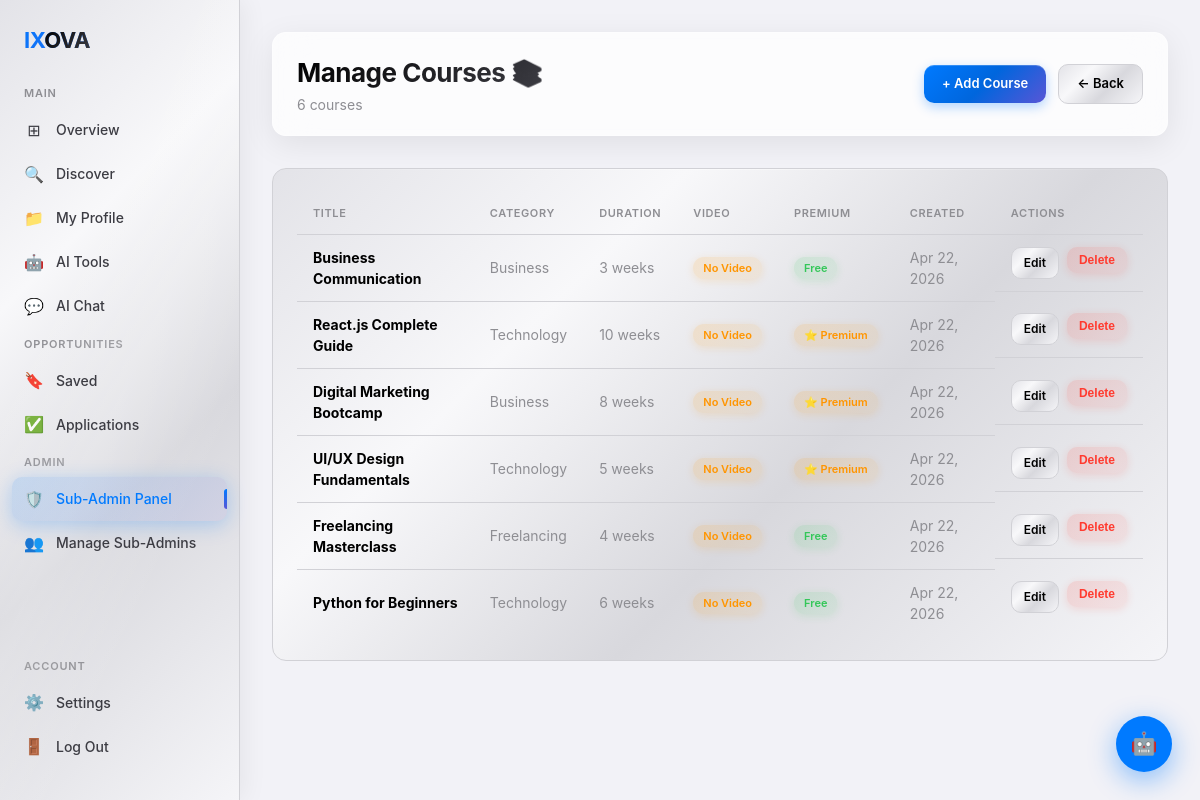
/subadmin/courses/ (signed in), run on the app's committed database.
### core/models.py (models this page shows, shortened)
class Course(models.Model):
    CATEGORY_CHOICES = [
        ('tech', 'Technology'),
        ('business', 'Business'),
        ('freelancing', 'Freelancing'),
    ]
    title = models.CharField(max_length=200)
    description = models.TextField()
    category = models.CharField(max_length=20, choices=CATEGORY_CHOICES)
    duration = models.CharField(max_length=50)
    thumbnail = models.ImageField(upload_to='courses/', blank=True, null=True)
    video = models.FileField(upload_to='course_videos/', blank=True, null=True)
    created_at = models.DateTimeField(auto_now_add=True)
    is_premium = models.BooleanField(default=False)

### core/views.py (the view)
# urls.py: path('subadmin/courses/', views.subadmin_courses, name='subadmin_courses'),
@subadmin_required('can_manage_courses')
def subadmin_courses(request):
    courses = Course.objects.order_by('-created_at')
    return render(request, 'subadmin/courses.html', {'courses': courses})

### core/views.py (called while the page is built, shortened)
def subadmin_required(perm=None):
    def decorator(view_func):
        @wraps(view_func)
        def wrapper(request, *args, **kwargs):
            if not request.user.is_authenticated:
                return redirect('login')
            if request.user.is_superuser:
                return view_func(request, *args, **kwargs)
        return wrapper
    return decorator

### templates/subadmin/courses.html (shortened to what this page needs)
{% extends 'base.html' %}
{% block content %}
<div class="topbar">
  <div class="topbar-greeting">
    <h1>Manage Courses 📚</h1>
    <p>{{ courses.count }} course{{ courses.count|pluralize }}</p>
  </div>
  <div class="topbar-actions">
    <a href="{% url 'subadmin_add_course' %}" class="btn btn-primary">+ Add Course</a>
    <a href="{% url 'subadmin_dashboard' %}" class="btn btn-secondary">← Back</a>
  </div>
</div>
<div class="card fade-up table-wrap">
  <table class="sa-table">
    <thead>
      <tr>
        <th>Title</th>
        <th>Category</th>
        <th>Duration</th>
        <th>Video</th>
        <th>Premium</th>
        <th>Created</th>
        <th>Actions</th>
      </tr>
    </thead>
    <tbody>
      {% for course in courses %}
      <tr>
        <td><strong>{{ course.title }}</strong></td>
        <td style="color:var(--text-3)">{{ course.get_category_display }}</td>
        <td style="color:var(--text-3)">{{ course.duration }}</td>
        <td>
          {% if course.video %}
            <span class="badge badge-green">🎬 Uploaded</span>
          {% else %}
            <span class="badge badge-orange">No Video</span>
          {% endif %}
        </td>
        <td>
          {% if course.is_premium %}
            <span class="badge badge-orange">⭐ Premium</span>
          {% else %}
            <span class="badge badge-green">Free</span>
          {% endif %}
        </td>
        <td style="color:var(--text-3)">{{ course.created_at|date:"M d, Y" }}</td>
        <td style="display:flex;gap:8px">
          <a href="{% url 'subadmin_edit_course' course.pk %}" class="btn btn-sm btn-secondary">Edit</a>
          <form method="post" action="{% url 'subadmin_delete_course' course.pk %}"
                onsubmit="return confirm('Delete {{ course.title }}?')">
            <button type="submit" class="btn btn-sm btn-danger">Delete</button>
          </form>
        </td>
      </tr>
      {% empty %}
      <tr><td colspan="7" style="text-align:center;color:var(--text-3);padding:40px">No courses yet. <a href="{% url 'subadmin_add_course' %}" style="color:var(--blue)">Add one →</a></td></tr>
      {% endfor %}
    </tbody>
  </table>
</div>
{% endblock %}

### data on the page
Course: title "Business Communication", category "Business", duration "3 weeks", shows "No Video", is_premium "Free", created_at "Apr 22, 2026"
Course: title "React.js Complete Guide", category "Technology", duration "10 weeks", shows "No Video", is_premium "⭐ Premium", created_at "Apr 22, 2026"
Course: title "Digital Marketing Bootcamp", category "Business", duration "8 weeks", shows "No Video", is_premium "⭐ Premium", created_at "Apr 22, 2026"
Course: title "UI/UX Design Fundamentals", category "Technology", duration "5 weeks", shows "No Video", is_premium "⭐ Premium", created_at "Apr 22, 2026"
Course: title "Freelancing Masterclass", category "Freelancing", duration "4 weeks", shows "No Video", is_premium "Free", created_at "Apr 22, 2026"
Course: title "Python for Beginners", category "Technology", duration "6 weeks", shows "No Video", is_premium "Free", created_at "Apr 22, 2026"

### other printed values
{{ courses.count }} "6"
